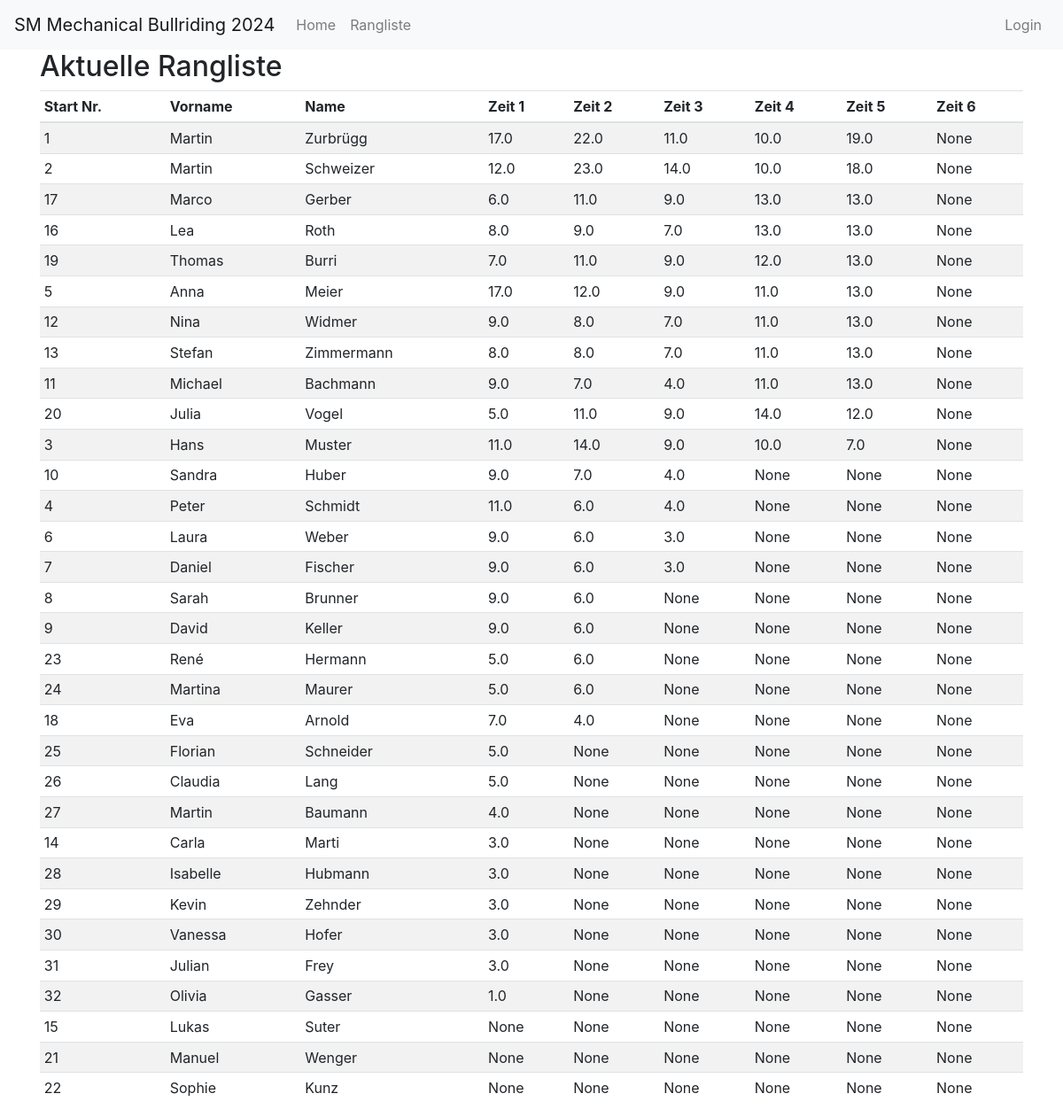
The page /index on the database as committed earlier.
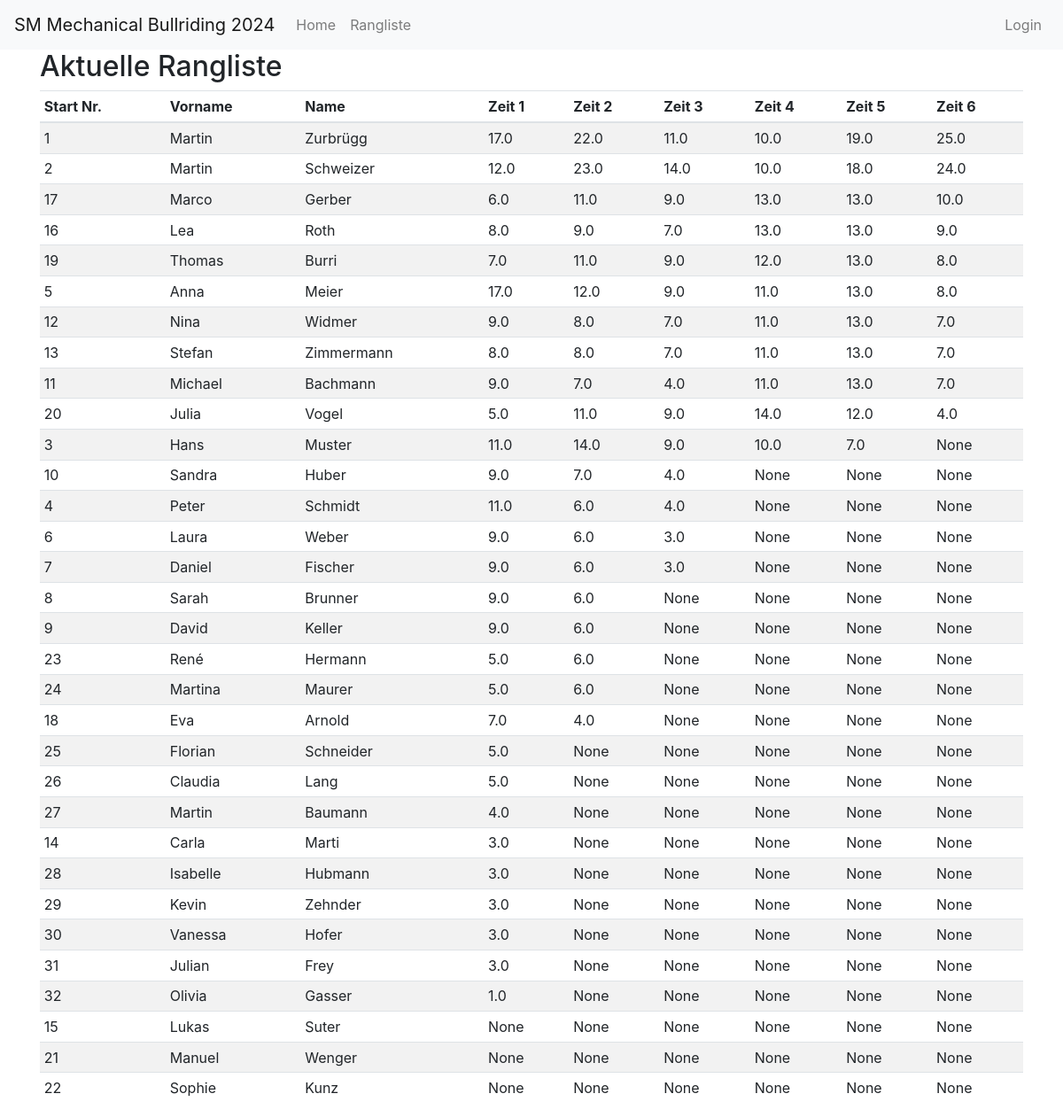
The same page on the database as committed later.
### app/models.py (models this page shows, shortened)
class Participant(db.Model):
    id = db.Column(db.Integer, primary_key=True)
    active = db.Column(db.Boolean, default=False)
    start_nr = db.Column(db.Integer, nullable=True, unique=True)
    first_name = db.Column(db.String(64), nullable=False)
    last_name = db.Column(db.String(64), nullable=False)
    address = db.Column(db.String(128), nullable=False)
    postal_code = db.Column(db.String(10), nullable=False)
    city = db.Column(db.String(64), nullable=False)
    email = db.Column(db.String(120), nullable=True)
    phone = db.Column(db.String(20), nullable=True)
    time1 = db.Column(db.Float, nullable=True)
    time2 = db.Column(db.Float, nullable=True)
    time3 = db.Column(db.Float, nullable=True)
    time4 = db.Column(db.Float, nullable=True)
    time5 = db.Column(db.Float, nullable=True)
    time6 = db.Column(db.Float, nullable=True)
    round1_passed = db.Column(db.Boolean, default=False)
    round2_passed = db.Column(db.Boolean, default=False)
    round3_passed = db.Column(db.Boolean, default=False)
    round4_passed = db.Column(db.Boolean, default=False)
    round5_passed = db.Column(db.Boolean, default=False)

### app/routes.py (the view, shortened to what this page needs)
@bp.route('/')
@bp.route('/index')
def index():
    if not current_user.is_authenticated:
        participants = Participant.query.all()
        rankings = sorted(participants, key=lambda p: (
            p.time6 if p.time6 is not None else float('-inf'),
            p.time5 if p.time5 is not None else float('-inf'),
            p.time4 if p.time4 is not None else float('-inf'),
            p.time3 if p.time3 is not None else float('-inf'),
            p.time2 if p.time2 is not None else float('-inf'),
            p.time1 if p.time1 is not None else float('-inf')
        ), reverse=True)
        return render_template('ranking.html', title='Rangliste', rankings=rankings)

### app/templates/ranking.html
{% extends "base.html" %}
{% block content %}
    <h2>Aktuelle Rangliste</h2>
    <table class="table table-striped table-sm">
      <thead>
        <tr>
          <th>Start Nr.</th>
          <th>Vorname</th>
          <th>Name</th>
          <th>Zeit 1</th>
          <th>Zeit 2</th>
          <th>Zeit 3</th>
          <th>Zeit 4</th>
          <th>Zeit 5</th>
          <th>Zeit 6</th>
        </tr>
      </thead>
      <tbody>
        {% for ranking in rankings %}
          <tr>
            <td>{{ ranking.start_nr }}</td>
            <td>{{ ranking.first_name }}</td>
            <td>{{ ranking.last_name }}</td>
            <td>{{ ranking.time1 | default('') }}</td>
            <td>{{ ranking.time2 | default('') }}</td>
            <td>{{ ranking.time3 | default('') }}</td>
            <td>{{ ranking.time4 | default('') }}</td>
            <td>{{ ranking.time5 | default('') }}</td>
            <td>{{ ranking.time6 | default('') }}</td>
          </tr>
        {% endfor %}
      </tbody>
    </table>
{% endblock %}

### app/templates/base.html (shortened to what this page needs)
<!doctype html>
<html lang="en">
  <head>
    <link href="https://stackpath.bootstrapcdn.com/bootstrap/4.5.2/css/bootstrap.min.css" rel="stylesheet">
    <link href="https://cdnjs.cloudflare.com/ajax/libs/font-awesome/5.15.1/css/all.min.css" rel="stylesheet">
  </head>
  <body>
    <nav class="navbar navbar-expand-md navbar-light bg-light">
      <a class="navbar-brand" href="{{ url_for('main.index') }}">SM Mechanical Bullriding 2024</a>
      <div class="collapse navbar-collapse" id="navbarCollapse">
        <ul class="navbar-nav mr-auto">
          <li class="nav-item">
            <a class="nav-link" href="{{ url_for('main.index') }}">Home</a>
          </li>
          <li class="nav-item">
            <a class="nav-link" href="{{ url_for('main.ranking') }}">Rangliste</a>
          </li>
        </ul>
        <ul class="navbar-nav ml-auto">
          {% if current_user.is_authenticated %}
            <li class="nav-item dropdown">
              <a class="nav-link dropdown-toggle" href="#" id="adminMenu" role="button" data-toggle="dropdown" aria-haspopup="true" aria-expanded="false">
                Admin
              </a>
              <div class="dropdown-menu" aria-labelledby="adminMenu">
                <a class="dropdown-item" href="{{ url_for('main.reset_fields') }}">Resultate löschen</a>
                <a class="dropdown-item" href="{{ url_for('main.reset_participants') }}">Teilnehmer löschen</a>
              </div>
            </li>
            <li class="nav-item">
              <a class="nav-link" href="{{ url_for('main.logout') }}">Logout</a>
            </li>
          {% else %}
            <li class="nav-item">
              <a class="nav-link" href="{{ url_for('main.login') }}">Login</a>
            </li>
          {% endif %}
        </ul>
      </div>
    </nav>
    <div class="container">
      {% block content %}{% endblock %}
    </div>
  </body>
</html>

Rows that differ between the two databases and show on the page:
changed Participant "Zurbrügg": time6 "None" → "25.0"
changed Participant "Schweizer": time6 "None" → "24.0"
changed Participant "Marco": time6 "None" → "10.0"
changed Participant "Lea": time6 "None" → "9.0"
changed Participant "Thomas": time6 "None" → "8.0"
changed Participant "Anna": time6 "None" → "8.0"
changed Participant "Nina": time6 "None" → "7.0"
changed Participant "Stefan": time6 "None" → "7.0"
changed Participant "Michael": time6 "None" → "7.0"
changed Participant "Julia": time6 "None" → "4.0"
